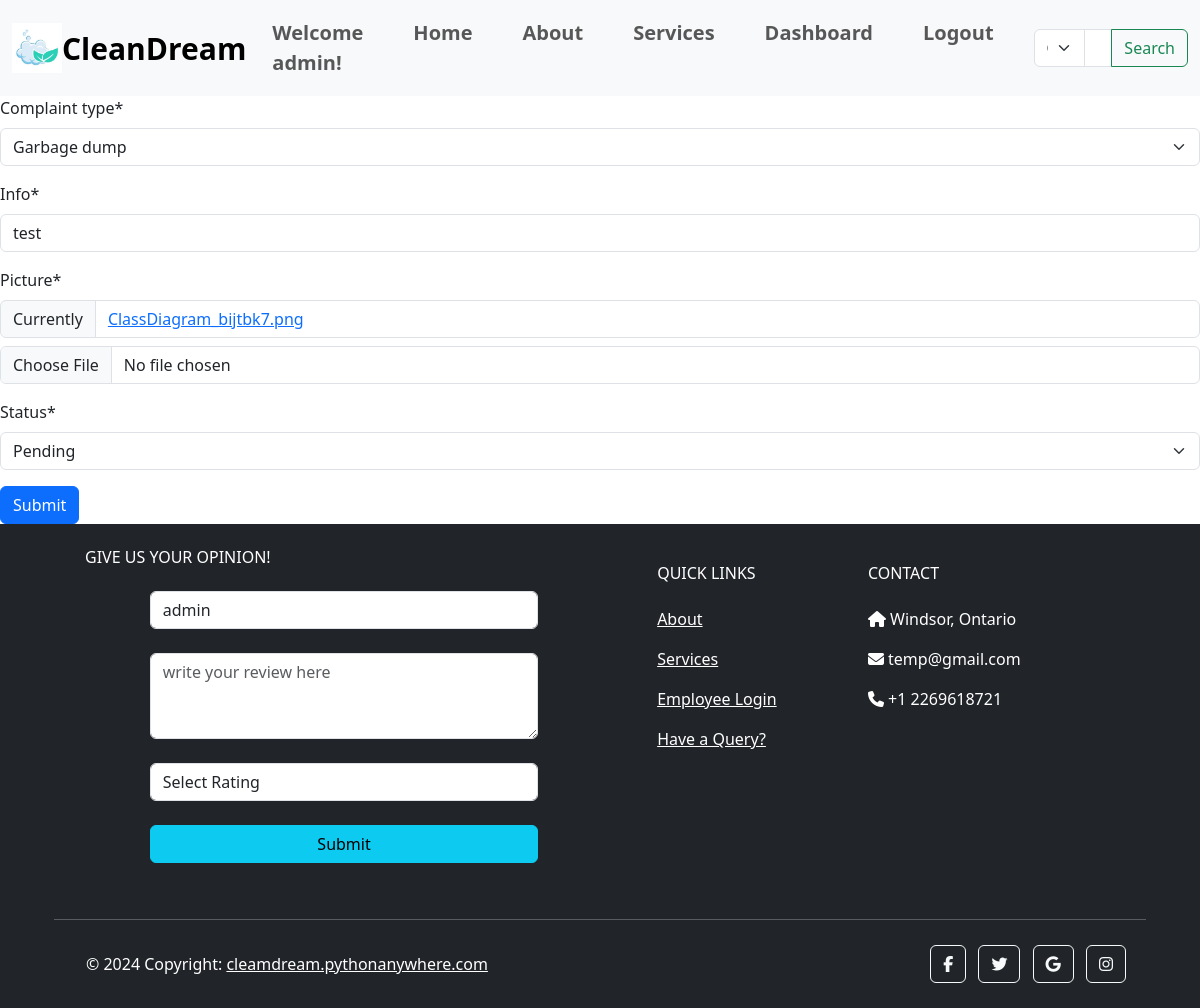
Page /update/pending/complaints/4 (signed in) on the committed database.
### city/models.py (models this page shows, shortened)
class MyUser(AbstractUser):
    email = models.EmailField(unique=True)
    is_user = models.BooleanField(default=True)
    is_employee = models.BooleanField(default=False)

class Complaint(models.Model):
    STATUS = (
        ('Submitted', 'Submitted'),
        ('Pending', 'Pending'),
        ('Resolved', 'Resolved')
    )
    COMPLAINTS = (
        ('Garbage dump', 'Garbage dump'),
        ('Overflow of Septic Tanks', 'Overflow of Septic Tanks'),
        ('Burning of Garbage', 'Burning of Garbage'),
        ('Stagnant Water', 'Stagnant Water'),
        ('Dustbins not cleaned', 'Dustbins not cleaned'),
        ('Improper Sanitization', 'Improper Sanitization'),
        ('Open Manholes or Drains', 'Open Manholes or Drains'),
    )
    user_name = models.ForeignKey(MyUser, on_delete=models.CASCADE)
    complaint_type = models.CharField(max_length=200, null=True, choices=COMPLAINTS)
    address = models.CharField(max_length=500, null=True)
    area = models.CharField(max_length=50, null=True)
    city = models.CharField(max_length=100, null=True)
    pincode = models.CharField(max_length=6, null=True)
    landmark = models.CharField(max_length=200, null=True)
    info = models.CharField(max_length=200, null=True)
    complaint_date = models.DateTimeField(auto_now_add=True, null=True)
    picture = models.ImageField(null=True)
    tracking_id = models.CharField(null=True, max_length=16)
    status = models.CharField(max_length=200, null=True, default='Submitted', choices=STATUS)

### city/views.py (the view, shortened to what this page needs)
# urls.py: path('update/pending/complaints/<str:pk>',views.update_pending_complaints,name='update_pending_complaints'),
@login_required(login_url='employee_login')
def update_pending_complaints(request,pk):
    if request.user.is_employee==True:
        complaints=Complaint.objects.get(id=pk)
        form =UpdateForm(instance=complaints)
        context={
            'form':form
        }
        return render(request,'city/update_complaints.html',context=context)
    else:
        return redirect('employee_login')

### city/forms.py
class UpdateForm(forms.ModelForm):
    class Meta:
        model = Complaint
        fields =['complaint_type','info','picture','status']

### city/templates/city/update_complaints.html (shortened to what this page needs)
{% extends 'city/navbar.html' %} {% load crispy_forms_tags %} {% block content%}
<form action="" method="post">
  {% csrf_token %} {{form.complaint_type|as_crispy_field}}
  {{form.info|as_crispy_field}}
  {{form.picture|as_crispy_field}}{{form.status|as_crispy_field}}
  <input type="submit" class="btn btn-primary" />
</form>
{% endblock content %}

### city/templates/city/navbar.html (shortened to what this page needs)
{% load static %}
<!DOCTYPE html>
<html lang="en">
  <head>
    <link rel="stylesheet" href="{% static 'css/style.css' %}" />
    <link
      href="https://cdn.jsdelivr.net/npm/bootstrap@5.3.0-alpha1/dist/css/bootstrap.min.css"
      rel="stylesheet"
    />
  </head>
  <body>
    <nav class="navbar navbar-expand-lg bg-body-tertiary">
      <div class="container-fluid">
        <img id="logo" src="{% static 'images/logo1.png' %}" alt="Logo" />
        <a class="navbar-brand" href="#">CleanDream</a>
        <div class="collapse navbar-collapse" id="navbarNavAltMarkup">
          <div class="navbar-nav ms-auto">
            {% if user.is_authenticated %}
              <a class="nav-link" href="{% url 'user_history' %}">Welcome {{ user.username }}!</a>
            {% endif %}
            <a class="nav-link" href="{% url 'home' %}">Home</a>
            <a class="nav-link" href="{% url 'about' %}">About</a>
            <a class="nav-link" href="{% url 'services' %}">Services</a>
            {% if user.is_authenticated %}
              {% if user.is_employee %}
                <a class="nav-link" href="{% url 'emp_main' %}">Dashboard</a>
              {% else %}
                <a class="nav-link" href="{% url 'user_complaints' %}">Complaints</a>
              {% endif %}
              <form method="post" action="{% url 'logout' %}" style="display: inline;">
                <button type="submit" class="btn btn-link nav-link" style="display: inline; padding: 0; border: none; background: none;">Logout</button>
              </form>
            {% endif %}
          </div>
          <form class="d-flex" role="search" method="GET" action="{% url 'search_results' %}">
            <div class="input-group">
            {% if user.is_employee %}
                <select class="form-select" name="category">
                  <option value="complaints">Complaints</option>
                </select>
              {% else %}
                <input type="hidden" name="category" value="initiatives">
              {% endif %}
              <input class="form-control" type="search" placeholder="Search" aria-label="Search" name="query">
              <button class="btn btn-outline-success" type="submit">Search</button>
            </div>
          </form>
        </div>
      </div>
    </nav>
    {% block content %}{% endblock content %}
    <footer class="text-center text-lg-start text-white bg-dark">
      <div class="container p-4 pb-0 bg-dark">
        <section class="p-3 pt-0 bg-dark">
          <div class="row bg-dark">
            <div class="col-md-6 col-lg-6 col-xl-6 mx-auto mt-6 bg-dark">
              <h6 class="text-uppercase mb-4 font-weight-bold">
                Give us your opinion!
              </h6>
              <form
                class="contact-form d-flex flex-column align-items-center bg-dark"
                action="{% url 'feedback' %}"
                method="POST"
              >
                <div class="form-group w-75">
                  {% if user.is_authenticated %}
                    <input
                      type="text"
                      class="form-control"
                      value="{{ user.username }}"
                      name="person_name"
                      readonly
                    /><br />
                  {% endif %}
                </div>
                <div class="form-group w-75">
                  <textarea
                    class="form-control"
                    type="text"
                    rows="3"
                    placeholder="write your review here"
                    name="testimonial"
                    required
                  ></textarea
                  ><br />
                </div>
                <div class="form-group w-75 mb-4">
                  <select class="form-control" name="rating" required>
                    <option value="">Select Rating</option>
                  </select>
                </div>
                <button type="submit" class="btn btn-submit btn-info w-75">
                  Submit
                </button>
                <br />
              </form>
            </div>
            <div class="col-md-3 col-lg-2 col-xl-2 mx-auto mt-3">
              <h6 class="text-uppercase mb-4 font-weight-bold">Quick Links</h6>
              <p><a class="text-white" href="{% url 'about' %}">About</a></p>
              <p><a class="text-white" href="{% url 'services' %}">Services</a></p>
              <p><a class="text-white" href="{% url 'employee_login' %}">Employee Login</a></p>
              <p><a class="text-white" href="{% url 'query_form' %}">Have a Query?</a></p>
            </div>
            <div class="col-md-4 col-lg-3 col-xl-3 mx-auto mt-3">
              <h6 class="text-uppercase mb-4 font-weight-bold">Contact</h6>
              <p><i class="fas fa-home mr-3"></i> Windsor, Ontario</p>
              <p><i class="fas fa-envelope mr-3"></i> temp@gmail.com</p>
              <p><i class="fas fa-phone mr-3"></i> +1 2269618721</p>
            </div>
          </div>
        </section>
        <hr class="my-3" />
        <section class="p-3 pt-0">
          <div class="row d-flex align-items-center">
            <div class="col-md-7 col-lg-8 text-center text-md-start">
              <div class="p-3">
                © 2024 Copyright:
                <a class="text-white" href="#">cleamdream.pythonanywhere.com</a>
              </div>
            </div>
            <div class="col-md-5 col-lg-4 ml-lg-0 text-center text-md-end">
              <a
                class="btn btn-outline-light btn-floating m-1"
                class="text-white"
                role="button"
                ><i class="fab fa-facebook-f"></i
              ></a>
              <a
                class="btn btn-outline-light btn-floating m-1"
                class="text-white"
                role="button"
                ><i class="fab fa-twitter"></i
              ></a>
              <a
                class="btn btn-outline-light btn-floating m-1"
                class="text-white"
                role="button"
                ><i class="fab fa-google"></i
              ></a>
              <a
                class="btn btn-outline-light btn-floating m-1"
                class="text-white"
                role="button"
                ><i class="fab fa-instagram"></i
              ></a>
            </div>
          </div>
        </section>
      </div>
    </footer>
  </body>
</html>

### static/css/style.css (style rules this page uses)
html, body { margin: 0; padding: 0; }
.navbar-brand { font-size: 30px !important; font-weight: 600 !important; }
.nav-link { font-size: 20px !important; font-weight: 600 !important; padding: 10px !important; margin-right: 30px !important; }
h6 { font-weight: lighter !important; }
#logo { height: 50px !important; width: 50px !important; }

### rows in the picture
MyUser: username "admin", person_name "admin"
Complaint: complaint_type "Garbage dump", info "test", status "Pending"
